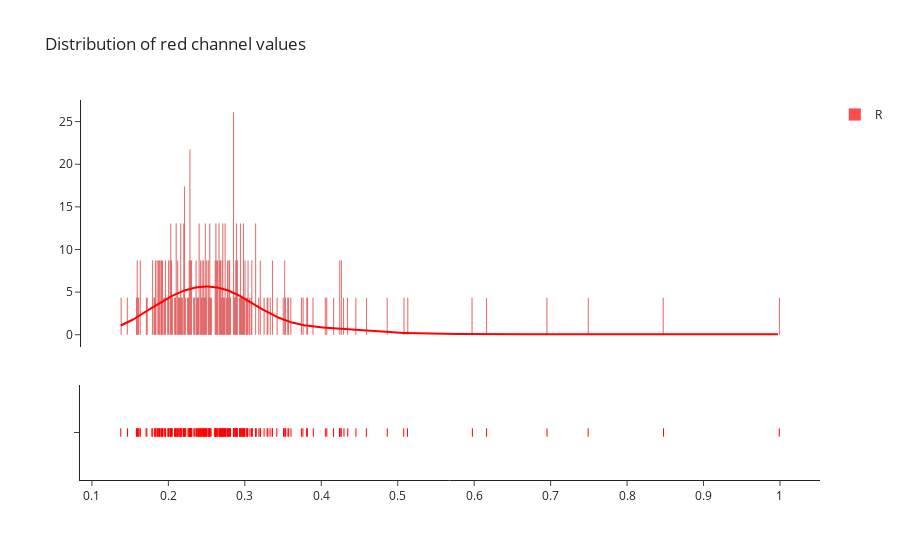

Notebook code for this chart:
### Code cell
red_values = [np.mean(red[idx][idx]) for idx in range(len(red))]
fig = ff.create_distplot([red_values], group_labels=["R"], colors=["red"], bin_size=0.001)
fig.layout.update(showlegend=True, template="simple_white")
fig.layout.update(title_text="Distribution of red channel values")
fig.data[0].marker.line.color = 'rgb(0, 0, 0)'
fig.data[0].marker.line.width = 0.1
fig

### Figure 1 — Plotly figure (JSON) as saved in the notebook; plotly's stock layout.template omitted (floating-point values rounded to 4 significant figures; data arrays with more than 128 entries replaced by an {"elided": "..."} marker saying what was removed)
{"data": [{"autobinx": false, "histnorm": "probability density", "legendgroup": "R", "marker": {"color": "red", "line": {"color": "rgb(0, 0, 0)", "width": 0.1}}, "name": "R", "opacity": 0.7, "type": "histogram", "x": {"elided": "230 float values"}, "xaxis": "x", "xbins": {"end": 0.999, "size": 0.001, "start": 0.1377}, "yaxis": "y"}, {"legendgroup": "R", "marker": {"color": "red"}, "mode": "lines", "name": "R", "showlegend": false, "type": "scatter", "x": {"elided": "500 float values"}, "xaxis": "x", "y": {"elided": "500 float values"}, "yaxis": "y"}, {"legendgroup": "R", "marker": {"color": "red", "symbol": "line-ns-open"}, "mode": "markers", "name": "R", "showlegend": false, "type": "scatter", "x": {"elided": "230 float values"}, "xaxis": "x", "y": {"elided": "230 str values"}, "yaxis": "y2"}], "layout": {"barmode": "overlay", "hovermode": "closest", "legend": {"traceorder": "reversed"}, "showlegend": true, "title": {"text": "Distribution of red channel values"}, "xaxis": {"anchor": "y2", "domain": [0, 1], "zeroline": false}, "yaxis": {"anchor": "free", "domain": [0.35, 1], "position": 0}, "yaxis2": {"anchor": "x", "domain": [0, 0.25], "dtick": 1, "showticklabels": false}}}
